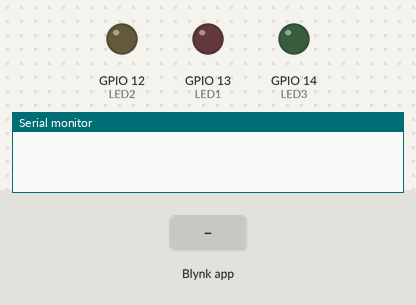
This sketch was run on a simulated ESP32. Shown: output pins drawn as LEDs (lit = HIGH), the last lines printed to the serial monitor. The test bench sets the inputs (shaded band). WiFi joins after 1.5 s; servers stay silent unless stated.

Above: at 3.0 s.
3.1 s: Blynk app writes 1 to V0
At 3.6 s:
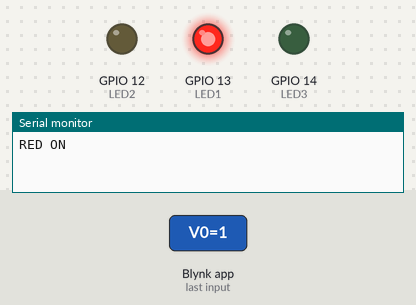
4.6 s: Blynk app writes 1 to V2
At 5.8 s:
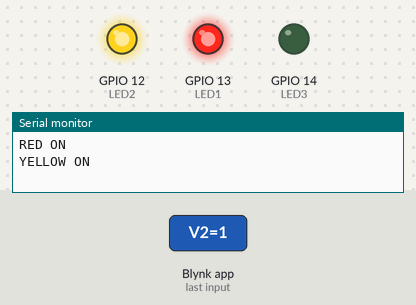
6.1 s: Blynk app writes 0 to V0
At 7.0 s:
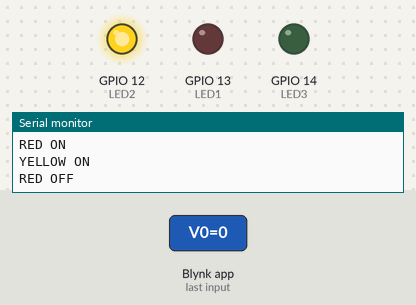
7.6 s: Blynk app writes 1 to V4
At 8.2 s:
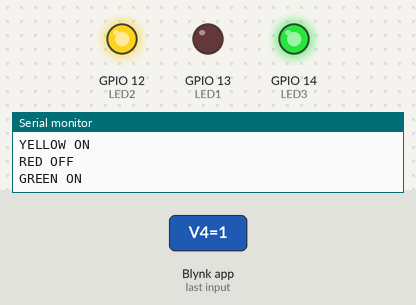
9.1 s: Blynk app writes 0 to V2
At 10.3 s:
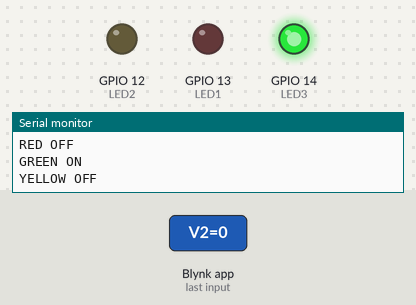
10.6 s: Blynk app writes 1 to V0
At 11.7 s:
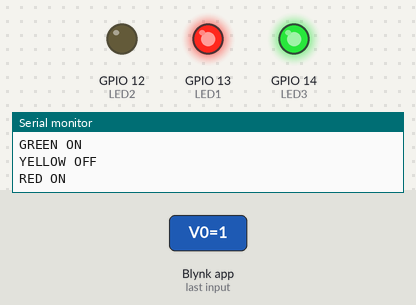
Timing chart, 0 to 13.1 s (numbered marks = the images above; inputs shaded):
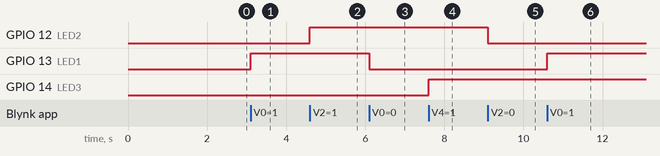

Measured:
- after the input at 3.1 s, GPIO 13 (LED1): LOW → HIGH at once
- after the input at 4.6 s, GPIO 12 (LED2): LOW → HIGH at once
- after the input at 6.1 s, GPIO 13 (LED1): HIGH → LOW at once
- after the input at 7.6 s, GPIO 14 (LED3): LOW → HIGH at once
- after the input at 9.1 s, GPIO 12 (LED2): HIGH → LOW at once
- after the input at 10.6 s, GPIO 13 (LED1): LOW → HIGH at once

The sketch:

sketch.ino
```cpp
#define BLYNK_TEMPLATE_ID "ENTER YOU BLYNK TEMPLET ID"
#define BLYNK_TEMPLATE_NAME "WOKWI 3 LED"
#define BLYNK_AUTH_TOKEN "ENTER YOUR AUTH TOKEN"

#define BLYNK_PRINT Serial

#include <WiFi.h>
#include <WiFiClient.h>
#include <BlynkSimpleEsp32.h>


char auth[] = BLYNK_AUTH_TOKEN;
char ssid[] = "Wokwi-GUEST";
char pass[] = "";

BlynkTimer timer;

#define LED1 13
#define LED2 12
#define LED3 14
int SW_State_M = 0;
int SW_State_K = 0;
int SW_State_H = 0;

BLYNK_WRITE (V0)
{
  SW_State_M = param.asInt();
  if (SW_State_M == 1)
  {
    digitalWrite(LED1, HIGH);
    Serial.println("RED ON");
    Blynk.virtualWrite(V1, HIGH);
  }
  else
  {
    digitalWrite(LED1, LOW);
    Serial.println("RED OFF");
    Blynk.virtualWrite(V1, LOW);
  }
}

BLYNK_WRITE (V2)
{
  SW_State_K = param.asInt();
  if (SW_State_K == 1)
  {
    digitalWrite(LED2, HIGH);
    Serial.println("YELLOW ON");
    Blynk.virtualWrite(V3, HIGH);
  }
  else
  {
    digitalWrite(LED2, LOW);
    Serial.println("YELLOW OFF");
    Blynk.virtualWrite(V3, LOW);
  }
}

BLYNK_WRITE (V4)
{
  SW_State_H = param.asInt();
  if (SW_State_H == 1)
  {
    digitalWrite(LED3, HIGH);
    Serial.println("GREEN ON");
    Blynk.virtualWrite(V5, HIGH);
  }
  else
  {
    digitalWrite(LED3, LOW);
    Serial.println("GREEN OFF");
    Blynk.virtualWrite(V5, LOW);
  }
}

void setup()
{
  pinMode(LED1, OUTPUT);
  pinMode(LED2, OUTPUT);
  pinMode(LED3, OUTPUT);
  Serial.begin(9600);
  Blynk.begin(auth, ssid, pass);
}

void loop()
{
  Blynk.run();
  timer.run();
}
```
